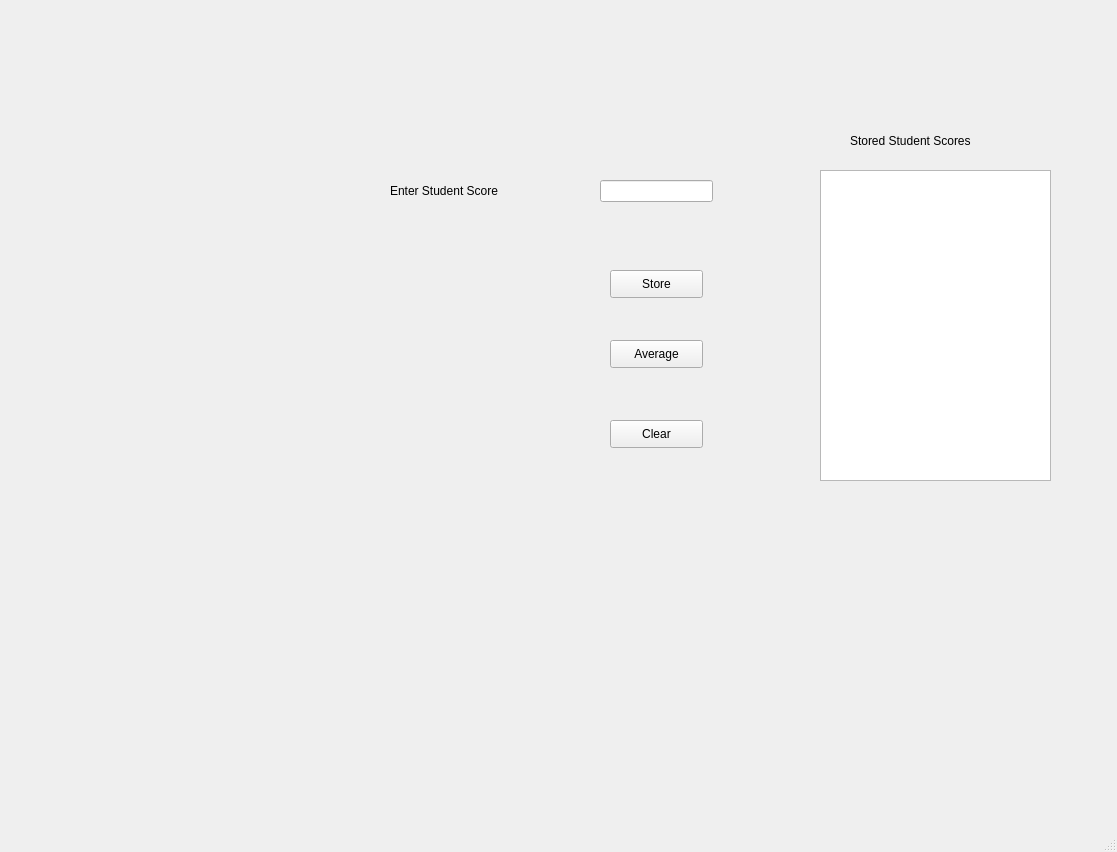
<?xml version="1.0" encoding="UTF-8"?>
<ui version="4.0">
 <class>averageScore</class>
 <widget class="QMainWindow" name="averageScore">
  <property name="geometry">
   <rect>
    <x>0</x>
    <y>0</y>
    <width>1117</width>
    <height>852</height>
   </rect>
  </property>
  <property name="font">
   <font>
    <family>Arial</family>
    <pointsize>9</pointsize>
   </font>
  </property>
  <property name="windowTitle">
   <string>Average Score</string>
  </property>
  <widget class="QWidget" name="centralwidget">
   <widget class="QLabel" name="lblScore">
    <property name="geometry">
     <rect>
      <x>390</x>
      <y>180</y>
      <width>151</width>
      <height>21</height>
     </rect>
    </property>
    <property name="font">
     <font>
      <pointsize>9</pointsize>
     </font>
    </property>
    <property name="text">
     <string>Enter Student Score</string>
    </property>
   </widget>
   <widget class="QLineEdit" name="txtScore">
    <property name="geometry">
     <rect>
      <x>600</x>
      <y>180</y>
      <width>113</width>
      <height>22</height>
     </rect>
    </property>
   </widget>
   <widget class="QPushButton" name="btnStore">
    <property name="geometry">
     <rect>
      <x>610</x>
      <y>270</y>
      <width>93</width>
      <height>28</height>
     </rect>
    </property>
    <property name="text">
     <string>Store</string>
    </property>
   </widget>
   <widget class="QPushButton" name="btnAverage">
    <property name="geometry">
     <rect>
      <x>610</x>
      <y>340</y>
      <width>93</width>
      <height>28</height>
     </rect>
    </property>
    <property name="text">
     <string>Average</string>
    </property>
   </widget>
   <widget class="QPushButton" name="btnClear">
    <property name="geometry">
     <rect>
      <x>610</x>
      <y>420</y>
      <width>93</width>
      <height>28</height>
     </rect>
    </property>
    <property name="text">
     <string>Clear</string>
    </property>
   </widget>
   <widget class="QListWidget" name="lstScores">
    <property name="geometry">
     <rect>
      <x>820</x>
      <y>170</y>
      <width>231</width>
      <height>311</height>
     </rect>
    </property>
   </widget>
   <widget class="QLabel" name="lblStudentScores">
    <property name="geometry">
     <rect>
      <x>850</x>
      <y>130</y>
      <width>161</width>
      <height>21</height>
     </rect>
    </property>
    <property name="text">
     <string>Stored Student Scores</string>
    </property>
   </widget>
  </widget>
  <widget class="QMenuBar" name="menubar">
   <property name="geometry">
    <rect>
     <x>0</x>
     <y>0</y>
     <width>1117</width>
     <height>23</height>
    </rect>
   </property>
  </widget>
  <widget class="QStatusBar" name="statusbar"/>
 </widget>
 <resources/>
 <connections/>
</ui>
